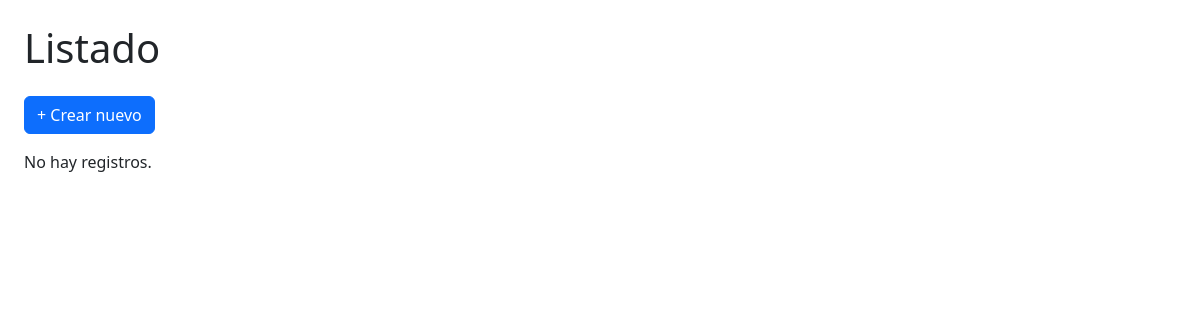
The page /habilidades/ on the database as committed earlier.
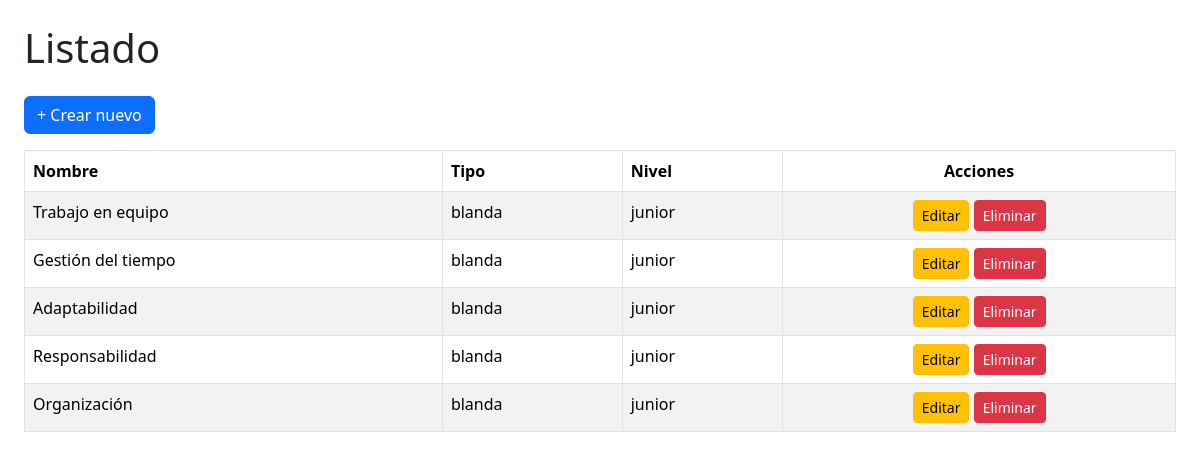
The same page on the database as committed later.
### app/models.py (models this page shows, shortened)
class Habilidad(models.Model):
    TIPO_SKILL = [
        ("tecnica", "Técnica"),
        ("blanda", "Blanda"),
    ]
    SENIORITY = [
        ("junior", "Junior"),
        ("semi", "Semi-senior"),
        ("senior", "Senior"),
    ]
    nombre = models.CharField(max_length=100)
    tipo = models.CharField(max_length=20, choices=TIPO_SKILL)
    nivel = models.CharField(max_length=20, choices=SENIORITY)

### app/views.py (the view)
# urls.py: path("habilidades/", views.listar_habilidad, name="habilidad_listar"),
def listar_habilidad(request):
    return listar(request, Habilidad, "habilidades/listar.html")

### app/templatetags/extras.py (called while the page is built)
@register.filter
def dictlookup(obj, key):
    return getattr(obj, key, "")

### app/views.py (called while the page is built)
def listar(request, modelo, template):
    datos = modelo.objects.all()
    campos = [f.name for f in modelo._meta.fields if f.name != "id"]
    return render(request, template, {"datos": datos, "campos": campos})

### app/templates/habilidades/listar.html (shortened to what this page needs)
{% load extras %}
<!DOCTYPE html>
<html lang="es">
<head>
    <link rel="stylesheet" href="https://cdn.jsdelivr.net/npm/bootstrap@5.3.2/dist/css/bootstrap.min.css">
</head>
<body class="p-4">
    <h1 class="mb-4">Listado</h1>
    <a href="crear/" class="btn btn-primary mb-3">+ Crear nuevo</a>
    {% if datos %}
        <table class="table table-bordered table-striped">
            <thead>
                <tr>
                    {% for campo in campos %}
                        <th>{{ campo|capfirst }}</th>
                    {% endfor %}
                    <th class="text-center">Acciones</th>
                </tr>
            </thead>
            <tbody>
                {% for item in datos %}
                <tr>
                    {% for campo in campos %}
                        <td>{{ item|dictlookup:campo }}</td>
                    {% endfor %}
                    <td class="text-center">
                        <a href="editar/{{ item.id }}/" class="btn btn-warning btn-sm">Editar</a>
                        <a href="eliminar/{{ item.id }}/" class="btn btn-danger btn-sm">Eliminar</a>
                    </td>
                </tr>
                {% endfor %}
            </tbody>
        </table>
    {% else %}
        <p>No hay registros.</p>
    {% endif %}
</body>
</html>

Rows that differ between the two databases and show on the page:
added Habilidad: campos "Trabajo en equipo" "blanda" "junior"
added Habilidad: campos "Gestión del tiempo" "blanda" "junior"
added Habilidad: campos "Adaptabilidad" "blanda" "junior"
added Habilidad: campos "Responsabilidad" "blanda" "junior"
added Habilidad: campos "Organización" "blanda" "junior"
Other text that changed with them:
new list line: "Nombre"
new list line: "Tipo"
new list line: "Nivel"
text no longer shown: "No hay registros."
text now shown: "Acciones"
